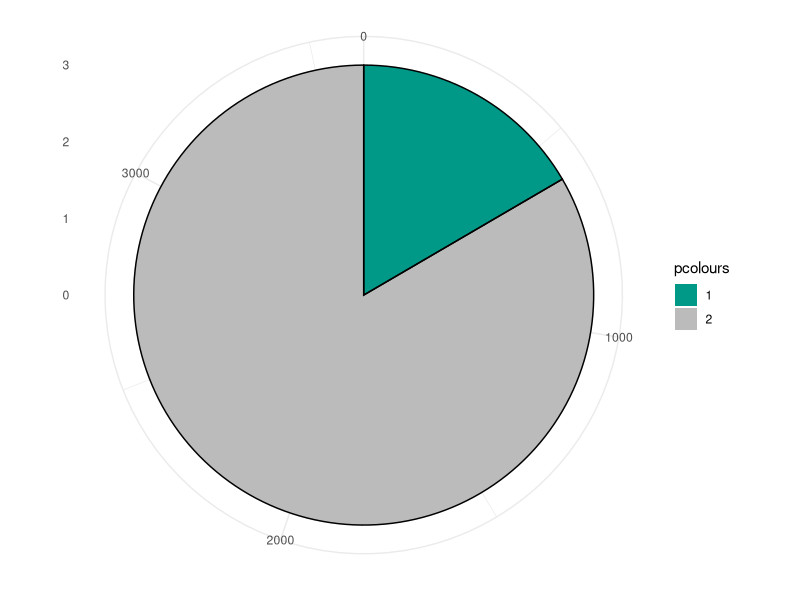
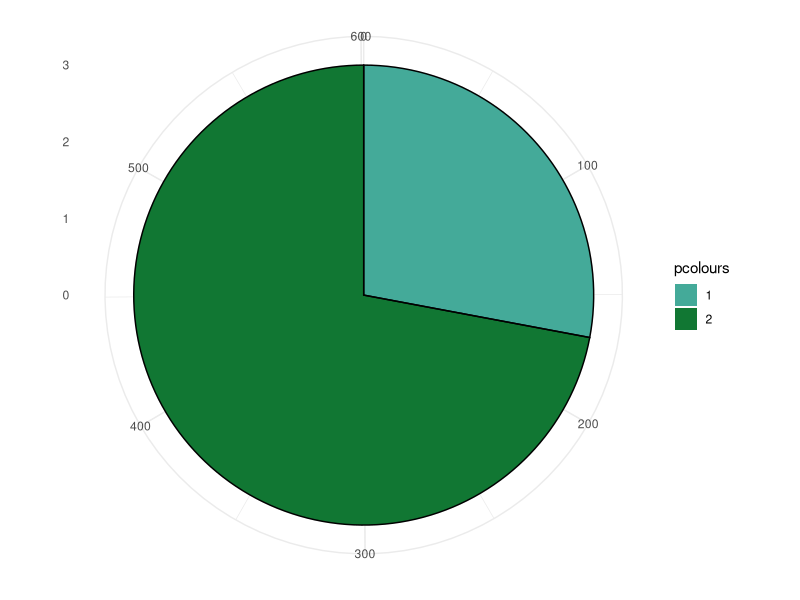
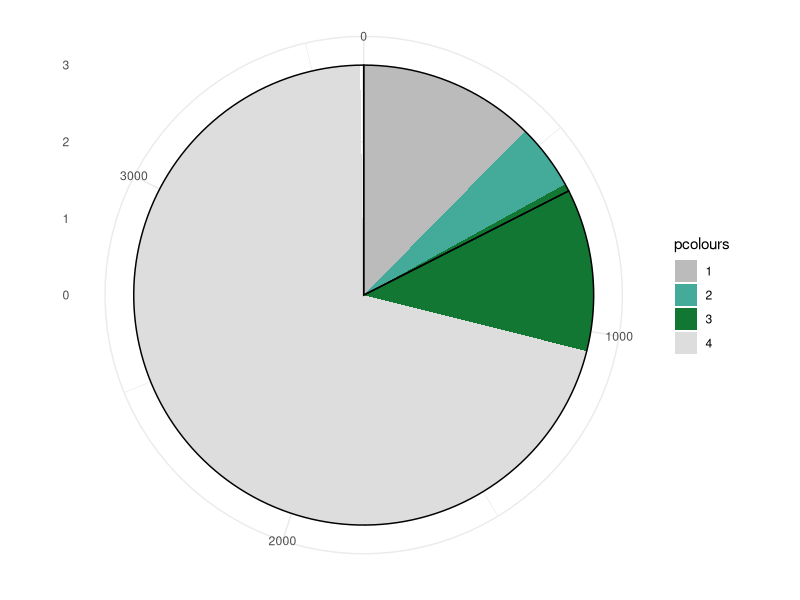
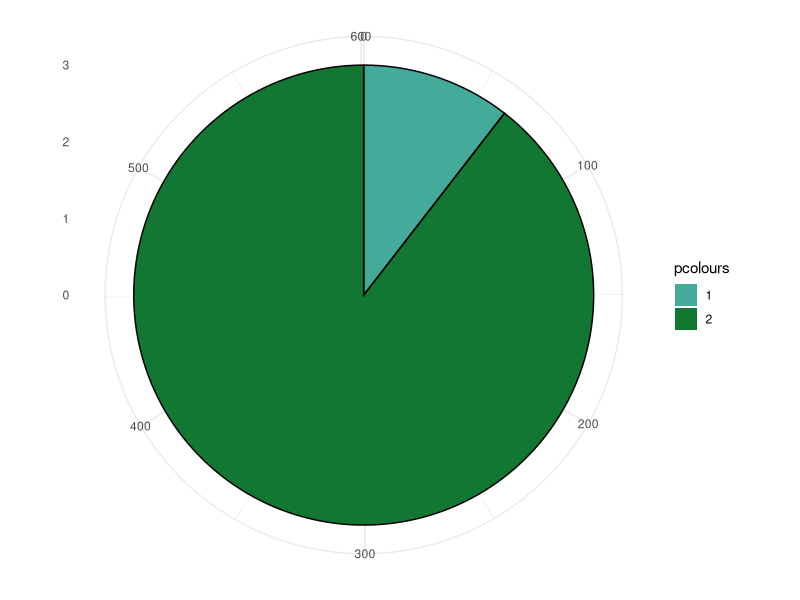
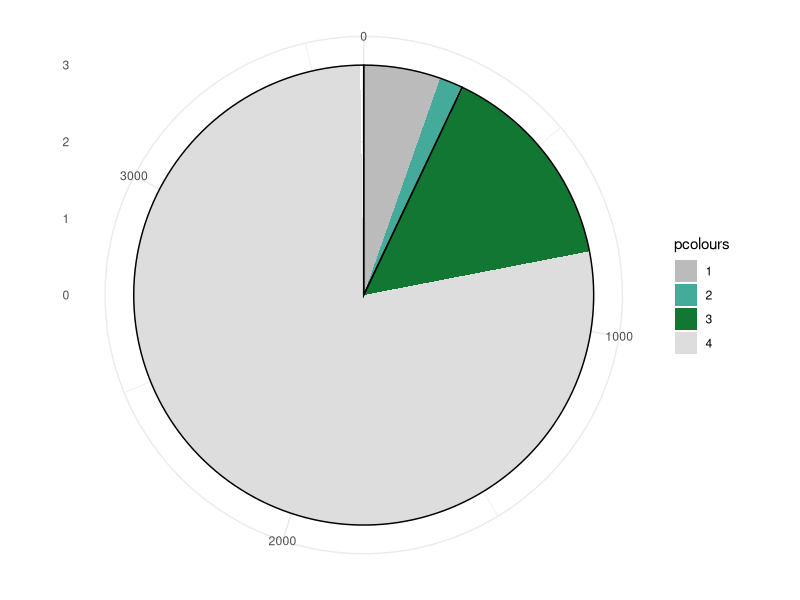

The R source for these figures, in order:
library(ggplot2)

## Functions ----

pie_maker <- function(x1, cols, x2 = NULL, label = "pie") {
  df <- data.frame(
    pvalues = x1,
    pcolours = as.factor(seq_along(cols))
  )
  cs <- cumsum(x1)
  df$ymin <- c(0, cs[seq_along(cs) - 1])
  df$ymax <- cs
  if (is.null(x2)) {
    df2 <- df
  } else {
    cs <- cumsum(x2)
    df2 <- data.frame(
      pvalues = x2,
      ymin = c(0, cs[seq_along(cs) - 1]),
      ymax = cs
    )
  }

  ggplot() +
    geom_rect(data = df, aes(fill = pcolours,
                             ymin = ymin, ymax = ymax, xmin = 0, xmax = 3)) +
    scale_fill_manual(values = cols) +
    geom_rect(data = df2, aes(ymin = ymin, ymax = ymax,
                              xmin = 0, xmax = 3),
              alpha = 0, colour = "black") +
    xlim(c(0, 3)) +
    theme_minimal() +
    theme(aspect.ratio = 1) +
    coord_polar(theta = "y")
  ggsave(paste0("Output/Plots/", label, ".pdf"),
         width = 5, height = 3, units = "cm", dpi = 300)
}

## Script ----

# Values here are hardcoded and taken from tmCalc.txt

# pie to show INV as a fraction of total
pie_maker(x1 = c(601, 3622 - 601),
          cols = c("#009988", "#bbbbbb"), label = "pie_coverage")
# TM incidence in INVs
pie_maker(x1 = c(168, 433),
          cols = c("#44aa99", "#117733"), label = "pie_tm_incidence_inv")
# TM incidence in all and in INVs
pie_maker(x1 = c(617 - 168, 168, 433, 3005 - 433),
          cols = c("#bbbbbb", "#44aa99", "#117733", "#dddddd"),
          x2 = c(636, 2995), label = "pie_tm_incidence_ip")
# secreted incidence in INVs
pie_maker(x1 = c(63, 538),
          cols = c("#44aa99", "#117733"), label = "pie_secreted_inv")
# secreted incidence in all and in INVs
pie_maker(x1 = c(259 - 63, 63, 538, 3363 - 538),
          cols = c("#bbbbbb", "#44aa99", "#117733", "#dddddd"),
          x2 = c(256, 3375), label = "pie_secreted_ip")
